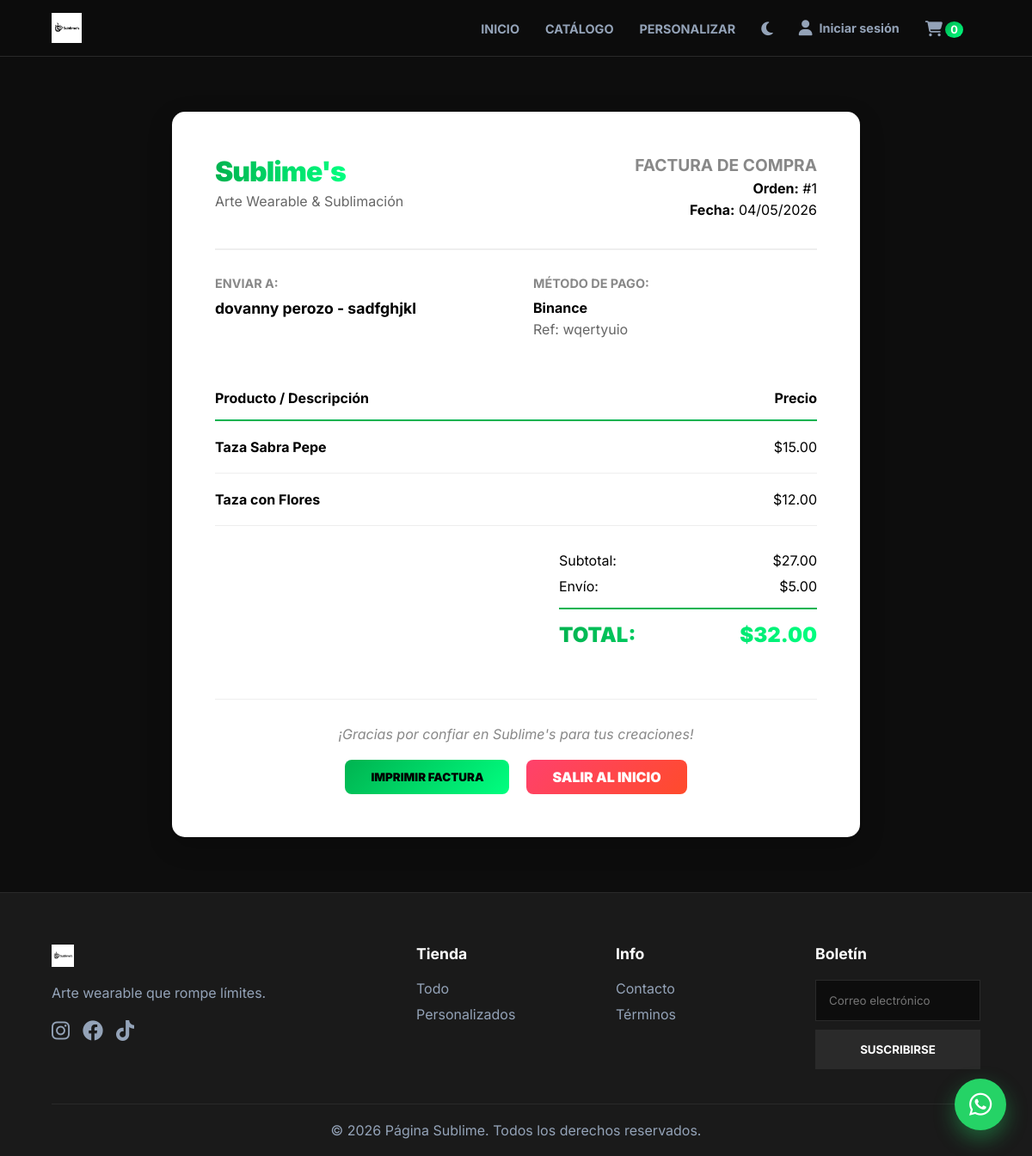
/factura/1, run on the app's committed database.
### pagina web/models.py (models this page shows)
class Order(db.Model):
    id = db.Column(db.Integer, primary_key=True)
    user_id = db.Column(db.Integer, db.ForeignKey('user.id'), nullable=False)
    total = db.Column(db.Float, nullable=False)
    status = db.Column(db.String(50), default='Pendiente de Verificación')
    address = db.Column(db.String(200), nullable=False)
    payment_method = db.Column(db.String(50), nullable=True)
    reference = db.Column(db.String(100), nullable=True)
    items_json = db.Column(db.Text, nullable=True) # Almacena items en formato JSON para la factura

### pagina web/app.py (the view)
@app.route('/factura/<int:order_id>')
def factura(order_id):
    order = Order.query.get_or_404(order_id)
    import json
    items = json.loads(order.items_json) if order.items_json else []
    return render_template('factura.html', order=order, items=items)

### pagina web/templates/factura.html (shortened to what this page needs)
{% extends 'base.html' %}
{% block content %}
<div class="factura-container" style="max-width: 800px; margin: 4rem auto; background: white; color: black; padding: 50px; border-radius: 15px; font-family: 'Inter', sans-serif; box-shadow: 0 10px 30px rgba(0,0,0,0.2);">
    <div style="display: flex; justify-content: space-between; align-items: flex-start; border-bottom: 2px solid #eee; padding-bottom: 30px; margin-bottom: 30px;">
        <div>
            <h1 style="margin: 0; background: linear-gradient(to right, #00b350, #00ff80); -webkit-background-clip: text; -webkit-text-fill-color: transparent; font-weight: 900; letter-spacing: -1px; display: inline-block;">Sublime's</h1>
            <p style="margin: 5px 0; color: #666;">Arte Wearable & Sublimación</p>
        </div>
        <div style="text-align: right;">
            <h2 style="margin: 0; font-size: 1.2rem; color: #888;">FACTURA DE COMPRA</h2>
            <p style="margin: 5px 0;"><strong>Orden:</strong> #{{ order.id }}</p>
            <p style="margin: 5px 0;"><strong>Fecha:</strong> 04/05/2026</p>
        </div>
    </div>
    <div style="display: grid; grid-template-columns: 1fr 1fr; gap: 40px; margin-bottom: 40px;">
        <div>
            <h3 style="font-size: 0.9rem; color: #888; text-transform: uppercase; margin-bottom: 10px;">Enviar a:</h3>
            <p style="margin: 0; font-weight: bold; font-size: 1.1rem;">{{ order.address }}</p>
        </div>
        <div>
            <h3 style="font-size: 0.9rem; color: #888; text-transform: uppercase; margin-bottom: 10px;">Método de Pago:</h3>
            <p style="margin: 0; font-weight: bold;">{{ order.payment_method }}</p>
            <p style="margin: 5px 0; color: #666;">Ref: {{ order.reference }}</p>
        </div>
    </div>
    <table style="width: 100%; border-collapse: collapse; margin-bottom: 30px;">
        <thead>
            <tr style="border-bottom: 2px solid #00b350; text-align: left;">
                <th style="padding: 15px 0;">Producto / Descripción</th>
                <th style="padding: 15px 0; text-align: right;">Precio</th>
            </tr>
        </thead>
        <tbody>
            {% for item in items %}
            <tr style="border-bottom: 1px solid #eee;">
                <td style="padding: 20px 0;">
                    <span style="font-weight: bold; display: block;">{{ item.name }}</span>
                </td>
                <td style="padding: 20px 0; text-align: right;">${{ "%.2f"|format(item.price) }}</td>
            </tr>
            {% endfor %}
        </tbody>
    </table>
    <div style="margin-left: auto; width: 300px;">
        <div style="display: flex; justify-content: space-between; margin-bottom: 10px;">
            <span>Subtotal:</span>
            <span>${{ "%.2f"|format(order.total) }}</span>
        </div>
        <div style="display: flex; justify-content: space-between; margin-bottom: 10px;">
            <span>Envío:</span>
            <span>$5.00</span>
        </div>
        <div style="display: flex; justify-content: space-between; font-size: 1.5rem; font-weight: 900; border-top: 2px solid #00b350; padding-top: 15px; margin-top: 15px; background: linear-gradient(to right, #00b350, #00ff80); -webkit-background-clip: text; -webkit-text-fill-color: transparent;">
            <span>TOTAL:</span>
            <span>${{ "%.2f"|format(order.total + 5.00) }}</span>
        </div>
    </div>
    <div style="text-align: center; margin-top: 60px; padding-top: 30px; border-top: 1px solid #eee;">
        <p style="color: #888; font-style: italic;">¡Gracias por confiar en Sublime's para tus creaciones!</p>
        <div style="display: flex; justify-content: center; gap: 20px; margin-top: 20px;">
            <button onclick="window.print()" class="btn-primary" style="padding: 10px 30px; color: #000;">Imprimir Factura</button>
            <a href="{{ url_for('home') }}" class="btn-danger-grad" style="padding: 10px 30px; text-decoration: none;">Salir al Inicio</a>
        </div>
    </div>
</div>
{% endblock %}

### pagina web/static/css/styles.css (style rules this page uses)
:root { --bg-color: #0d0d0d; --bg-rgb: 13, 13, 13; --card-bg: #1a1a1a; --text-color: #ffffff; --text-muted: #94a3b8; --border-color: #2a2a2a; --section-bg: rgba(255, 255, 255, 0.03); --glass-bg: rgba(13, 13, 13, 0.8); --primary-grad: linear-gradient(135deg, #00b350 0%, #00ff80 100%); --accent-color: #00ff80; --btn-grad: linear-gradient(135deg, #00b350 0%, #00ff80 100%); --btn-red-grad: linear-gradient(135deg, #ff416c 0%, #ff4b2b 100%); --card-shadow: 0 10px 15px -3px rgba(0, 0, 0, 0.5); }
* { margin: 0; padding: 0; box-sizing: border-box; font-family: 'Inter', sans-serif; }
body { background-color: var(--bg-color); color: var(--text-color); }
:root { --bg-rgb: 0, 0, 0; }
.btn-primary { display: inline-block; background: var(--btn-grad); color: #000; font-weight: 900; padding: 15px 30px; border-radius: 8px; text-decoration: none; border: none; cursor: pointer; text-transform: uppercase; transition: transform 0.2s; }
.btn-danger-grad { display: inline-block; background: var(--btn-red-grad); color: #fff; font-weight: 900; padding: 15px 30px; border-radius: 8px; text-decoration: none; border: none; cursor: pointer; text-transform: uppercase; transition: transform 0.2s, opacity 0.2s; }

### data on the page
Order: id "1", address "dovanny perozo - sadfghjkl", payment_method "Binance", reference "wqertyuio", total "27.00", order.total+5.00 "32.00"

### other printed values
{{ session.get('cart', [])|length }} "0"
{{ item.name }} "Taza Sabra Pepe" "Taza con Flores"
{{ "%.2f"|format(item.price) }} "15.00" "12.00"
